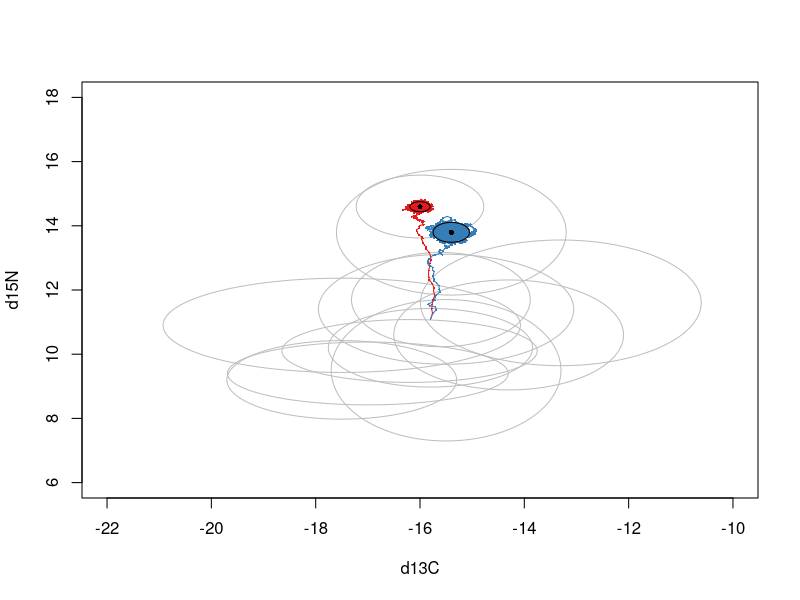

Generate this figure with R: (Note: this script raises an error after producing the figure.)
rm(list=c(ls()))

#Simulated consumer code
library(ellipse)
library(gtools)
library(RColorBrewer)


#Import prey data
prey <- read.csv("Prey.csv",header=TRUE)
nprey <- length(prey[,1])
ellip_prey <- list(nprey); CI <- 0.95
#build ellipses for prey
for (i in 1:nprey) {
  #Sigma <- matrix(c(prey$CSD[i],0,0,prey$NSD[i]),2,2)
  mu <- c(prey$CM[i],prey$NM[i])
  ellip_prey[[i]] <- ellipse(x=0,scale = c(prey$CSD[i],prey$NSD[i]),centre=mu,level=CI)
}

#Number of consumers
N = 2

#Body size of consumers (kg)
bmass <- rep(20,N)

#Time-steps
t_term <- 5000

#Matrix for saving consumer C values
c_m <- matrix(0,N,t_term)

#Matrix for saving consumer N values
n_m <- matrix(0,N,t_term)

#Matrix cor saving consumer prey bouts
d_m <- matrix(0,N,t_term)

#Initial consumer isotope values
#For now, the initial value will just be the means of the prey
c_init <- rep(mean(prey$CM),N)
n_init <- rep(mean(prey$NM),N)

c_m[,1] <- c_init
n_m[,1] <- n_init

#0 indicates generalist; 1 indicates specialist
#theta <- rep(1,N)
#theta <- rep(1,N)

#Dirichlet distribution for p_vector
#p_vector is the proportional contribution of prey to the diet of consumer
#p_vector determines a per-diem vector of proportional contributions
#given the Dirichlet from which it is drawn
Dir_param <- matrix(1,N,nprey)

Dir_param[1,7] <- 10000
Dir_param[2,6] <- 10000


#Which prey item does each consumer specialize on?
s_prey <- sample(nprey,N,replace=TRUE)
#cumulative distribution
#plot(sapply(seq(1,12),function(x){length(which(s_prey<x))/length(s_prey)}))

#Loop over time
for (t in 1:(t_term-1)) {
  
  #Loop over consumers
  for (i in 1:N) {
    #Define the carbon, nitrogen isotope values of body at time t
    cb <- c_m[i,t]
    nb <- n_m[i,t]
    
    #Define body mass of consumer
    #mb <- bmass[i]
    
    #Determine next prey item
    
    #With probability equal to e_gen[i], they will specialize
    #With probability equal to 1-e_gen[i], they will draw from prey randomly
    
    #RANDOM DRAW VERSION
    #Draw random value
    #     rdraw <- runif(1)
    #     if (rdraw < theta[i]) {
    #       #If specialist, select it's preferred prey
    #       next_prey <- s_prey[i]
    #     } else {
    #       #If generalist, randomly select from all prey
    #       next_prey <- sample(nprey,1,replace=TRUE)
    #     }
    #     #Randomly draw prey isotope values from known mean and sd
    #     cp_mean <- prey$CM[next_prey]
    #     cp_sd <- prey$CSD[next_prey]
    #     cp <- rnorm(1,cp_mean,cp_sd)
    #     np_mean <- prey$NM[next_prey]
    #     np_sd <- prey$NSD[next_prey]
    #     np <- rnorm(1,np_mean,np_sd)
    
    
    #DIRICHLET VERSION
    #draw proportional contribution vector from random dirichlet
    p_vec <- numeric(nprey)
    #if (N == 1) {
    #  p_vec[1:nprey-1] <- rdirichlet(1,Dir_param)
    #} else {
    p_vec[1:nprey] <- rdirichlet(1,Dir_param[i,])
    #}
    #p_vec[nprey] <- 1 - sum(p_vec)
    #Draw prey values from each prey
    cp_vec <- sapply(seq(1,nprey),function(x){rnorm(1,prey$CM[x],prey$CSD[x])})
    np_vec <- sapply(seq(1,nprey),function(x){rnorm(1,prey$NM[x],prey$NSD[x])})
    #Calculate weighted average
    cp <- p_vec %*% cp_vec
    np <- p_vec %*% np_vec
    
    #Prey biomass
    #set to one if each prey is to be equally weighted
    #(assume 1 kg of each thing is eaten rather than at individual level)
    #mp <- 1 #prey$Biomass[next_prey]
    
    #Define incorporation rate
    incorp_rate <- 0.05
    
    #weights for body size
    #f <- mb/(mb + mp)
    f <- 1 - incorp_rate
    
    cb_next <- f*cb + (1-f)*cp
    nb_next <- f*nb + (1-f)*np
    
    c_m[i,t+1] <- cb_next
    n_m[i,t+1] <- nb_next
    
  } #end i
  
} #end t



#Calculate the analytical expectation and variance trajectory for EACH INDIVIDUAL
E_lim_c <- numeric(N)
E_lim_n <- numeric(N)
Var_lim_c <- numeric(N)
Var_lim_n <- numeric(N)

for (i in 1:N) {
  
  #ind <- 1
  #plot(c_m[ind,],pch=16,cex=0.25) #; lines(c_m[ind,])
  
  #Dirichlet-Normal Approximation for expectation and variance
  a0 <- sum(Dir_param[i,1:nprey])
  
  #Expectation of the sum(p_i*X_i) quantity
  EDir_c <- (Dir_param[i,1:nprey]/a0) %*% prey$CM
  EDir_n <- (Dir_param[i,1:nprey]/a0) %*% prey$NM
  
  #Expectation of p_i
  Ep <- Dir_param[i,1:nprey]/a0
  
  #Variance of p_i
  VarDir_p <- sapply(Dir_param[i,],function(x){(x*(a0-x)) / (a0^2*(a0+1))})
  
  #Covariance of p_i,p_j
  CovDir_p <- matrix(0,nprey,nprey)
  for (k in 1:nprey) {
    for (j in 1:nprey) {
      CovDir_p[k,j] <- -(Dir_param[i,k]*Dir_param[i,j]) / (a0^2*(a0 + 1))
    }
  } 
  diag(CovDir_p) <- 0
  
  #Variance of the sum(p_i*X_i) quantity for CARBON
  VarDir_c_vec <- numeric(nprey)
  for (j in 1:nprey) {
    VarDir_c_vec[j] <- (prey$CSD[j]^2)*VarDir_p[j] + Ep[j]^2*(prey$CSD[j])^2  + VarDir_p[j]*prey$CM[j]^2 + prey$CM[j]*sum(CovDir_p[j,-j] * prey$CM[-j])       
  }
  VarDir_c <- sum(VarDir_c_vec)
  
  #Variance of the sum(p_i*X_i) quantity for NITROGEN
  VarDir_n_vec <- numeric(nprey)
  for (j in 1:nprey) {
    VarDir_n_vec[j] <- (prey$NSD[j]^2)*VarDir_p[j] + Ep[j]^2 * prey$NSD[j]^2  + VarDir_p[j]*prey$NM[j]^2 + prey$NM[j]*sum(CovDir_p[j,-j] * prey$NM[-j])       
  }
  VarDir_n <- sum(VarDir_n_vec)
  
  #Individual expectations as a function of time.
  analyticEDir_c <- sapply(seq(1,t_term),function(x){f^x*(c_init - EDir_c) + EDir_c})
  analyticEDir_n <- sapply(seq(1,t_term),function(x){f^x*(n_init - EDir_n) + EDir_n})
  #Individual SD as a function of time
  analyticDirSD_c <- sapply(seq(1,t_term),function(x){sqrt(0.5*VarDir_c*(f-1)*(exp(2*(f-1)*x)-1))})
  analyticDirSD_n <- sapply(seq(1,t_term),function(x){sqrt(0.5*VarDir_n*(f-1)*(exp(2*(f-1)*x)-1))})
  
  #Limit
  E_lim_c[i] <- analyticEDir_c[t_term]
  E_lim_n[i] <- analyticEDir_n[t_term]
  Var_lim_c[i] <- analyticDirSD_c[t_term]^2
  Var_lim_n[i] <- analyticDirSD_n[t_term]^2
  
}

colors <- rep(brewer.pal(8,"Set1"),round(N/9)+1)
#Plot prey ellipses
plot(ellip_prey[[1]],type="l",xlim=c(-22,-10),ylim=c(6,18),col="gray",xlab="d13C",ylab="d15N")
for (i in 2:nprey) {
  lines(ellip_prey[[i]],col="gray")
}
for (i in 1:N) {
  ind <- i
  points(c_m[ind,],n_m[ind,],pch=16,cex=0.25,col=colors[i])
  lines(c_m[ind,],n_m[ind,],pch=16,cex=0.25,col=colors[i])
  lines(ellipse(x=0,scale = c(sqrt(Var_lim_c[i]),sqrt(Var_lim_n[i])),centre=c(E_lim_c[i],E_lim_n[i]),level=CI))
}
points(E_lim_c,E_lim_n,col="black",pch=16,cex=0.7)











#CARBON
#Analytical approximation for pure specialist, SD=0

par(mfrow=c(2,1))
# analyticE <- sapply(seq(1,t_term),function(x){f^x*(c_init - cp_mean) + cp_mean})
# plot(c_m[ind,2:10000],pch=16,cex=0.5,xlab="time",ylab="d13C",col="gray")
# lines(analyticE)

#Plotting observed and expected values for the expectation CARBON
ind <- 2
analyticEDir <- sapply(seq(1,t_term),function(x){f^x*(c_init[init] - EDir_c) + EDir_c})
plot(c_m[ind,2:t_term],pch=16,cex=0.5,xlab="time",ylab="d13C",col="darkgray")
lines(analyticEDir[ind,])

#Plotting observed and expected values for the variance CARBON
binsize = 100
#analyticSD <- sapply(seq(1,t_term),function(x){sqrt(0.5*cp_sd^2*(f-1)*(exp(2*(f-1)*x)-1))})
analyticDirSD_c <- sapply(seq(1,t_term),function(x){sqrt(0.5*VarDir_c*(f-1)*(exp(2*(f-1)*x)-1))})
bins <- seq(binsize+1,t_term,by=binsize)
sd_bin <- numeric(length(bins)-1)
for (i in 1:(length(bins)-1)) {
  bin0 <- bins[i]
  bin1 <- bins[i+1]
  sd_bin[i] <- sd(c_m[ind,bin0:bin1])
}
#sapply(seq(binsize+1,t_term,by=binsize),function(x){sd(c_m[ind,x-binsize:x])})
#I don't know why ^ doesn't work!
plot(bins[-1],sd_bin,
     pch=16,cex=0.5,xlim=c(0,tail(bins,n=1)),ylim=c(0,0.5),xlab="time",ylab="d13C SD",col="black")
lines(analyticDirSD_c)
#lines(analyticSD)


#NITROGEN
#Analytical approximation for pure specialist, SD=0
# par(mfrow=c(2,1))
# analyticE <- sapply(seq(1,t_term),function(x){f^x*(n_init - np_mean) + np_mean})
# plot(n_m[ind,2:t_term],pch=16,cex=0.5,xlab="time",ylab="d15N",col="gray")
# lines(analyticE)  

#Plotting observed and expected values for the variance NITROGEN
analyticEDir <- sapply(seq(1,t_term),function(x){f^x*(n_init - EDir_n) + EDir_n})
plot(n_m[ind,2:t_term],pch=16,cex=0.5,xlab="time",ylab="d15N",col="gray")
lines(analyticEDir)

#Plotting observed and expected values for the variance NITROGEN
binsize = 5000
#analyticSD <- sapply(seq(1,t_term),function(x){sqrt(0.5*np_sd^2*(f-1)*(exp(2*(f-1)*x)-1))})
analyticDirSD_n <- sapply(seq(1,t_term),function(x){sqrt(0.5*VarDir_n*(f-1)*(exp(2*(f-1)*x)-1))})
bins <- seq(binsize+1,t_term,by=binsize)
sd_bin <- numeric(length(bins)-1)
for (i in 1:(length(bins)-1)) {
  bin0 <- bins[i]
  bin1 <- bins[i+1]
  sd_bin[i] <- sd(n_m[ind,bin0:bin1])
}
#sapply(seq(binsize+1,t_term,by=binsize),function(x){sd(c_m[ind,x-binsize:x])})
#I don't know why ^ doesn't work!
plot(bins[-1],sd_bin,
     pch=16,cex=0.5,xlim=c(0,tail(bins,n=1)),ylim=c(0,0.5),xlab="time",ylab="d15N SD",col="black")
lines(analyticDirSD_n)


#Exploring the population-level parameter range
#specialization measure

epsilon_v <- seq(0,1,length.out=10)
avec <- matrix(0,10,nprey)
generalist <- rep(1/nprey,nprey)
specialist <- numeric(nprey); specialist[1] <- 1

#Vary from generalist to a specialist
for (i in 1:10) {
  avec[i,] <- epsilon_v[i]*generalist + (1-epsilon_v[i])*specialist
}


sim_matrix <- matrix(1,N,N)
diff_matrix <- matrix(0,N,N); diag(diff_matrix) <- 1
#similarity measure
psi_v <- seq(0,1,length.out=10)

sim_list <- list()
for (i in 1:length(psi)) {
  sim_list[[i]] <- psi_v[i]*sim_matrix + (1-psi_v[i])*diff_matrix
}

a_matrix <- matrix(0,N,nprey)

#For first individual, given value of epsilon, randomly sample alpha vector
#for second individual, given value of epsilon, and similarity between ind2 and ind1, randomly sample alpha vector
#for third individual, given value of epsilon, and similarity between ind3 and [ind1, ind2], randomly sample alpha vector
#Do this through N individuals
#Calculate Pop-Level Variance for each [epsilon, phi]

#Do this L times, and determine E[Pop-Level Variance] over L

#Plot

for (i in 1:length(epsilon)) {
  for (j in 1:length(psi)) {
    eps <- epsilon_v[i]
    psi <- psi_v[j]
    
    
    
    
    
  }
}

#Or just sample the shit out of the parameter space
L <- 10000
Epsi <- numeric(L)
Eepsilon <- numeric(L)
gen_vec <- rep(1/nprey,nprey)
spec_vec <- numeric(nprey); spec_vec[1] <- 1

for (l in 1:L) {
  #Build population p matrix
  #p_m <- matrix(runif(N*nprey),N,nprey)
  p_m <- matrix(rgamma(N*nprey,runif(1,1,10),runif(1,1,10)),N,nprey)
  p_m <- p_m/apply(p_m,1,sum) #ensures rows sum to 1
  
  #Build similarity matrix
  S_m <- matrix(0,N,N)
  for (i in 1:N) {
    for (j in 1:N) {
      v1 <- p_m[i,]
      v2 <- p_m[j,]
      mag1 <- sqrt(v1 %*% v1)
      mag2 <- sqrt(v2 %*% v2)
      S_m[i,j] <- (v1/mag1) %*% (v2/mag2)
    }
  }
  
  #Calculate <epsilon> and psi
  psi <- diag(ginv(sim_matrix - diff_matrix) %*% (S_m - diff_matrix))
  Epsi[l] <- 1 - mean(psi)
  
  M <- as.matrix(cbind(gen_vec,spec_vec))
  Minv <- ginv(M)
  Eepsilon[l] <- min(mean(apply(p_m,1,function(x){Minv %*% x})[1,]),1)
}

plot(Epsi,Eepsilon,xlim=c(0,1),ylim=c(0,1))
